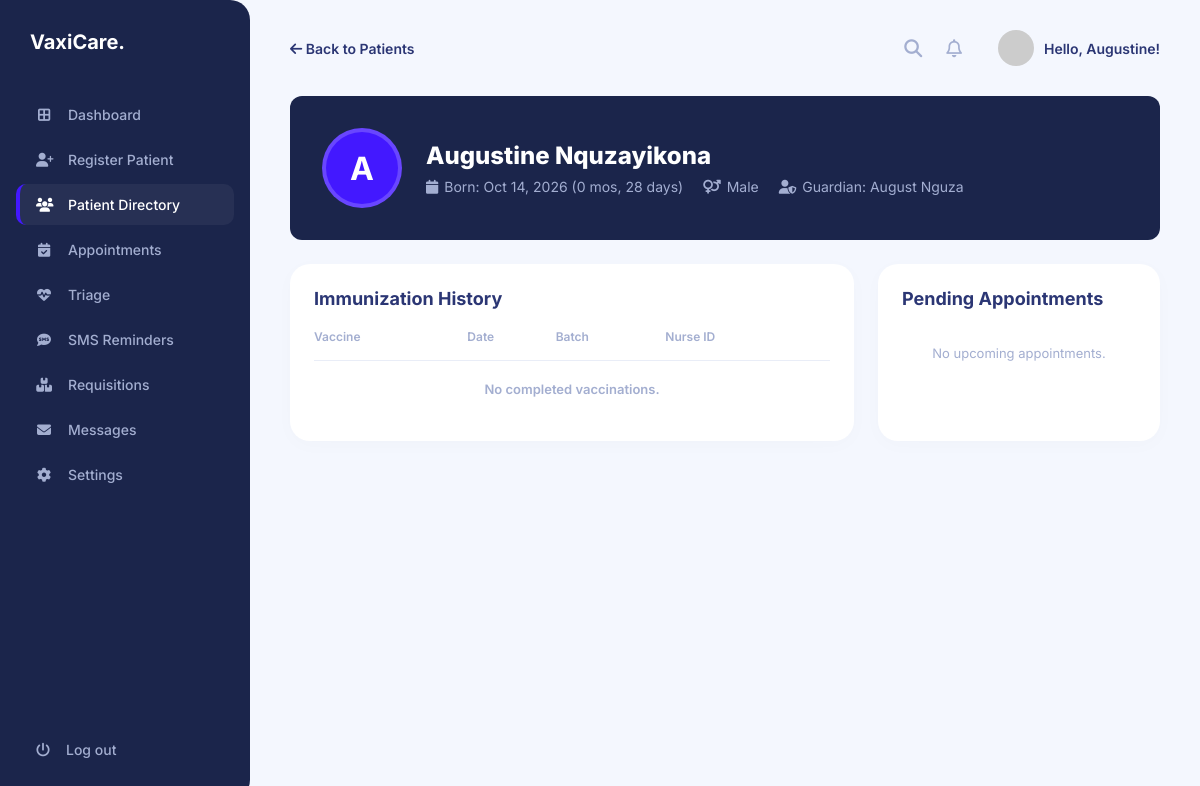
Page /SchoolProject2/nurse/view_patient.php?id=3 (signed in) on the committed database.
### tables this page shows
CREATE TABLE `children` (
  `id` int(11) NOT NULL AUTO_INCREMENT,
  `guardian_id` int(11) NOT NULL,
  `name` varchar(100) NOT NULL,
  `date_of_birth` date NOT NULL,
  `gender` enum('Male','Female') NOT NULL,
  `created_at` timestamp NOT NULL DEFAULT current_timestamp(),
  PRIMARY KEY (`id`),
  KEY `guardian_id` (`guardian_id`),
  CONSTRAINT `children_ibfk_1` FOREIGN KEY (`guardian_id`) REFERENCES `users` (`id`) ON DELETE CASCADE
);

CREATE TABLE `users` (
  `id` int(11) NOT NULL AUTO_INCREMENT,
  `name` varchar(100) NOT NULL,
  `phone` varchar(20) NOT NULL,
  `email` varchar(150) DEFAULT NULL,
  `password_hash` varchar(255) NOT NULL,
  `role` enum('guardian','nurse','pharmacist','pharmacy','doctor','admin') DEFAULT 'guardian',
  `profile_pic` varchar(255) DEFAULT NULL,
  `is_on_duty` tinyint(1) DEFAULT 1,
  `created_at` timestamp NOT NULL DEFAULT current_timestamp(),
  PRIMARY KEY (`id`),
  UNIQUE KEY `phone` (`phone`)
);

### SchoolProject2/nurse/view_patient.php (the view, shortened to what this page needs)
<?php
include '../config/db.php';
$nurse_name = $_SESSION['name'];
$child_id = $_GET['id'];
$stmt = $pdo->prepare("SELECT c.*, u.name as guardian_name FROM children c JOIN users u ON c.guardian_id = u.id WHERE c.id = ?");
$stmt->execute([$child_id]);
$patient = $stmt->fetch(PDO::FETCH_ASSOC);
$bday = new DateTime($patient['date_of_birth']);
$today = new DateTime('today');
$diff = $today->diff($bday);
$age_str = ($diff->y > 0) ? $diff->y . ' yrs, ' . $diff->m . ' mos' : $diff->m . ' mos, ' . $diff->d . ' days';
$stmt = $pdo->prepare("
    SELECT a.*, v.name as vaccine_name
    FROM appointments a
    JOIN vaccines v ON a.vaccine_id = v.id
    WHERE a.child_id = ? AND a.status = 'completed'
    ORDER BY a.appointment_date DESC
");
$stmt->execute([$child_id]);
$history = $stmt->fetchAll(PDO::FETCH_ASSOC);
$stmt = $pdo->prepare("
    SELECT a.*, v.name as vaccine_name
    FROM appointments a
    JOIN vaccines v ON a.vaccine_id = v.id
    WHERE a.child_id = ? AND a.status IN ('scheduled', 'confirmed')
    ORDER BY a.appointment_date ASC
");
$stmt->execute([$child_id]);
$pending = $stmt->fetchAll(PDO::FETCH_ASSOC);
?>
<!DOCTYPE html>
<html lang="en">
<head>
    <link rel="stylesheet" href="https://cdnjs.cloudflare.com/ajax/libs/font-awesome/6.4.0/css/all.min.css">
    <link rel="stylesheet" href="../css/mar_tech.css">
</head>
<body class="app-body">
    <aside class="sidebar">
        <div class="sidebar-brand">VaxiCare.</div>
        <nav class="sidebar-menu">
            <a href="dashboard.php" class="sidebar-item <?= basename($_SERVER['PHP_SELF']) == 'dashboard.php' ? 'active' : '' ?>">
                <i class="fa-solid fa-border-all"></i> Dashboard
            </a>
            <a href="register_patient.php" class="sidebar-item <?= basename($_SERVER['PHP_SELF']) == 'register_patient.php' ? 'active' : '' ?>">
                <i class="fa-solid fa-user-plus"></i> Register Patient
            </a>
            <a href="patients.php" class="sidebar-item <?= (basename($_SERVER['PHP_SELF']) == 'patients.php' || basename($_SERVER['PHP_SELF']) == 'view_patient.php') ? 'active' : '' ?>">
                <i class="fa-solid fa-users"></i> Patient Directory
            </a>
            <a href="appointments.php" class="sidebar-item <?= basename($_SERVER['PHP_SELF']) == 'appointments.php' ? 'active' : '' ?>">
                <i class="fa-solid fa-calendar-check"></i> Appointments
            </a>
            <a href="triage.php" class="sidebar-item <?= basename($_SERVER['PHP_SELF']) == 'triage.php' ? 'active' : '' ?>">
                <i class="fa-solid fa-heart-pulse"></i> Triage
            </a>
            <a href="sms_reminders.php" class="sidebar-item <?= basename($_SERVER['PHP_SELF']) == 'sms_reminders.php' ? 'active' : '' ?>">
                <i class="fa-solid fa-comment-sms"></i> SMS Reminders
            </a>
            <a href="requisition.php" class="sidebar-item <?= basename($_SERVER['PHP_SELF']) == 'requisition.php' ? 'active' : '' ?>">
                <i class="fa-solid fa-boxes-stacked"></i> Requisitions
            </a>
            <a href="messages.php" class="sidebar-item <?= basename($_SERVER['PHP_SELF']) == 'messages.php' ? 'active' : '' ?>">
                <i class="fa-solid fa-envelope"></i> Messages
            </a>
            <a href="settings.php" class="sidebar-item <?= basename($_SERVER['PHP_SELF']) == 'settings.php' ? 'active' : '' ?>">
                <i class="fa-solid fa-gear"></i> Settings
            </a>
        </nav>
        <div class="sidebar-logout">
            <a href="../auth/logout.php"><i class="fa-solid fa-power-off"></i> Log out</a>
        </div>
    </aside>
    <main class="app-main">
        <header class="app-topbar">
            <div class="topbar-left">
                <a href="patients.php" style="color: var(--mar-text-main); text-decoration: none; font-weight: 600; font-size: 14px;"><i class="fa-solid fa-arrow-left"></i> Back to Patients</a>
            </div>
            <div class="topbar-right">
                <i class="fa-solid fa-magnifying-glass icon-action"></i>
                <i class="fa-regular fa-bell icon-action" id="bellIcon"></i>
                <div class="topbar-profile" style="margin-left:12px;">
                    <img src="https://ui-avatars.com/api/?name=<?= urlencode($nurse_name) ?>&background=3d72e7&color=fff" alt="Profile">
                    <span>Hello, <?= htmlspecialchars(explode(' ', $nurse_name)[0] ?? 'Nurse') ?>!</span>
                </div>
            </div>
        </header>
        <div class="patient-header-card">
            <div class="patient-avatar"><?= strtoupper(substr($patient['name'], 0, 1)) ?></div>
            <div class="patient-info">
                <h2><?= htmlspecialchars($patient['name']) ?></h2>
                <div class="patient-meta">
                    <span><i class="fa-solid fa-calendar"></i> Born: <?= date('M d, Y', strtotime($patient['date_of_birth'])) ?> (<?= $age_str ?>)</span>
                    <span><i class="fa-solid fa-venus-mars"></i> <?= ucfirst($patient['gender']) ?></span>
                    <span><i class="fa-solid fa-user-shield"></i> Guardian: <?= htmlspecialchars($patient['guardian_name']) ?></span>
                </div>
            </div>
        </div>
        <div style="display: grid; grid-template-columns: 2fr 1fr; gap: 24px;">
            <div>
                <div class="mar-card">
                    <div class="mar-card-header">
                        <h3 class="mar-card-title">Immunization History</h3>
                    </div>
                    <table class="mar-table">
                        <thead>
                            <tr>
                                <th>Vaccine</th>
                                <th>Date</th>
                                <th>Batch</th>
                                <th>Nurse ID</th>
                            </tr>
                        </thead>
                        <tbody>
                            <?php if (empty($history)): ?>
                                <tr><td colspan="4" style="text-align: center; color: var(--mar-text-muted); padding: 20px;">No completed vaccinations.</td></tr>
                            <?php endif; ?>
                        </tbody>
                    </table>
                </div>
            </div>
            <div class="mar-card">
                <div class="mar-card-header">
                    <h3 class="mar-card-title">Pending Appointments</h3>
                </div>
                <div style="padding: 16px 0;">
                    <?php if (empty($pending)): ?>
                        <div style="text-align: center; color: var(--mar-text-muted); font-size: 13px;">No upcoming appointments.</div>
                    <?php endif; ?>
                </div>
            </div>
        </div>
    </main>
</body>
</html>

### SchoolProject2/css/mar_tech.css (style rules this page uses)
:root { --mar-sidebar-bg: #1B254B; --mar-sidebar-active: rgba(255, 255, 255, 0.05); --mar-sidebar-text: #A3AED0; --mar-app-bg: #F4F7FE; --mar-card-bg: #ffffff; --mar-text-main: #2B3674; --mar-text-muted: #A3AED0; --mar-blue: #4318FF; --mar-red: #EE5D50; --mar-green: #05CD99; --mar-yellow: #FFCE20; --mar-border: #E9EDF7; }
* { box-sizing: border-box; margin: 0; padding: 0; font-family: 'Inter', sans-serif; }
body { background-color: var(--mar-app-bg); color: var(--mar-text-main); display: flex; height: 100vh; overflow: hidden; }
.sidebar { width: 250px; background-color: var(--mar-sidebar-bg); display: flex; flex-direction: column; padding: 30px 0; flex-shrink: 0; height: 100%; border-top-right-radius: 20px; border-bottom-right-radius: 20px; }
.sidebar-brand { padding: 0 30px; font-size: 20px; font-weight: 700; color: #ffffff; margin-bottom: 40px; }
.sidebar-menu { display: flex; flex-direction: column; gap: 4px; padding: 0 16px; flex-grow: 1; }
.sidebar-item { display: flex; align-items: center; gap: 16px; padding: 12px 20px; border-radius: 10px; color: var(--mar-sidebar-text); text-decoration: none; font-size: 14px; font-weight: 500; transition: all 0.2s; }
.sidebar-item.active { background-color: var(--mar-sidebar-active); color: #ffffff; border-left: 4px solid var(--mar-blue); padding-left: 16px; }
.sidebar-item i { width: 16px; font-size: 14px; text-align: center; }
.sidebar-logout { margin-top: auto; padding: 0 16px; }
.sidebar-logout a { display: flex; align-items: center; gap: 16px; padding: 12px 20px; color: var(--mar-sidebar-text); text-decoration: none; font-size: 14px; font-weight: 500; }
.app-main { flex-grow: 1; display: flex; flex-direction: column; padding: 30px 40px; overflow-y: auto; }
.app-topbar { display: flex; justify-content: space-between; align-items: center; margin-bottom: 30px; }
.topbar-left { display: flex; align-items: center; gap: 20px; }
.topbar-right { display: flex; align-items: center; gap: 24px; }
.topbar-right i.icon-action { color: var(--mar-text-muted); font-size: 18px; cursor: pointer; }
.topbar-profile { display: flex; align-items: center; gap: 10px; }
.topbar-profile img { width: 36px; height: 36px; border-radius: 50%; object-fit: cover; }
.topbar-profile span { font-size: 14px; font-weight: 600; color: var(--mar-text-main); }
.mar-card { background-color: var(--mar-card-bg); border-radius: 20px; padding: 24px; box-shadow: 0px 4px 20px rgba(0, 0, 0, 0.02); }
.mar-card-header { display: flex; justify-content: space-between; align-items: center; margin-bottom: 20px; }
.mar-card-title { font-size: 18px; font-weight: 700; color: var(--mar-text-main); }
.mar-table { width: 100%; border-collapse: collapse; }
.mar-table th { text-align: left; font-size: 12px; color: var(--mar-text-muted); font-weight: 600; padding-bottom: 16px; border-bottom: 1px solid var(--mar-border); }
.mar-table td { padding: 16px 0; border-bottom: 1px solid var(--mar-border); font-size: 13px; font-weight: 600; color: var(--mar-text-main); }
.mar-table tr:last-child td { border-bottom: none; }

### SchoolProject2/nurse/view_patient.php (style rules this page uses)
.patient-header-card { background: #1b254b; border-radius: 12px; padding: 32px; color: white; display: flex; align-items: center; gap: 24px; margin-bottom: 24px; position: relative; overflow: hidden; }
.patient-avatar { width: 80px; height: 80px; border-radius: 50%; background: #4318FF; color: white; display: flex; align-items: center; justify-content: center; font-size: 32px; font-weight: 700; border: 4px solid rgba(255,255,255,0.2); z-index: 2; }
.patient-info h2 { margin: 0 0 8px 0; font-size: 24px; font-weight: 800; z-index: 2; position: relative; }
.patient-meta { display: flex; gap: 20px; font-size: 14px; color: #a3aed1; z-index: 2; position: relative; }
.patient-meta span { display: flex; align-items: center; gap: 6px; }

### rows in the picture
children: name "A", name "Augustine Nquzayikona", date_of_birth "Oct 14, 2026", date_of_birth "0 mos, 28 days", gender "Male", guardian.name "August Nguza"

### other values in the picture
explode(' ', $nurse_name)[0] "Augustine"
